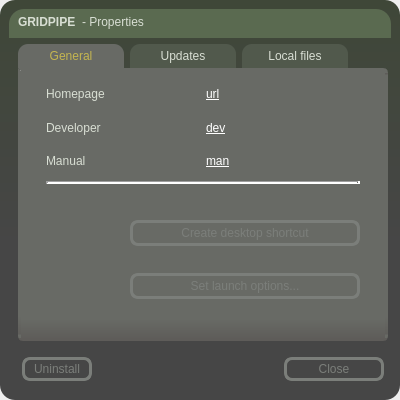
<?xml version="1.0" encoding="UTF-8"?>
<ui version="4.0">
 <class>Dialog</class>
 <widget class="QDialog" name="Dialog">
  <property name="geometry">
   <rect>
    <x>0</x>
    <y>0</y>
    <width>400</width>
    <height>400</height>
   </rect>
  </property>
  <property name="windowTitle">
   <string>Dialog</string>
  </property>
  <layout class="QGridLayout" name="gridLayout">
   <property name="leftMargin">
    <number>0</number>
   </property>
   <property name="topMargin">
    <number>0</number>
   </property>
   <property name="rightMargin">
    <number>0</number>
   </property>
   <property name="bottomMargin">
    <number>0</number>
   </property>
   <item row="0" column="0">
    <widget class="QWidget" name="centralwidget" native="true">
     <property name="styleSheet">
      <string notr="true">#centralwidget{
background-color: rgb(63, 71, 56);
border-radius: 15px;
	background-color: qlineargradient(spread:pad, x1:0.5, y1:0, x2:0.5, y2:1, stop:0 rgba(63, 71, 56, 255), stop:0.610734 rgba(70, 70, 70, 255));
}</string>
     </property>
     <layout class="QGridLayout" name="gridLayout_3">
      <item row="0" column="0" colspan="2">
       <widget class="QFrame" name="f_titlebar">
        <property name="styleSheet">
         <string notr="true">background-color: rgb(90, 106, 80);
border-top-left-radius: 15px;
border-top-right-radius: 15px; 
color: rgb(255, 255, 255);</string>
        </property>
        <property name="frameShape">
         <enum>QFrame::Shape::StyledPanel</enum>
        </property>
        <property name="frameShadow">
         <enum>QFrame::Shadow::Raised</enum>
        </property>
        <layout class="QHBoxLayout" name="horizontalLayout">
         <property name="leftMargin">
          <number>9</number>
         </property>
         <property name="topMargin">
          <number>3</number>
         </property>
         <property name="rightMargin">
          <number>9</number>
         </property>
         <property name="bottomMargin">
          <number>6</number>
         </property>
         <item>
          <widget class="QLabel" name="lb_gamename">
           <property name="styleSheet">
            <string notr="true">color: rgb(216, 222, 211);
font: 700 9pt &quot;Segoe UI&quot;;</string>
           </property>
           <property name="text">
            <string>&lt;html&gt;&lt;head/&gt;&lt;body&gt;&lt;p&gt;&lt;span style=&quot; font-weight:700;&quot;&gt;GRIDPIPE&lt;/span&gt;&lt;/p&gt;&lt;/body&gt;&lt;/html&gt;</string>
           </property>
          </widget>
         </item>
         <item>
          <widget class="QLabel" name="LB_properties">
           <property name="styleSheet">
            <string notr="true">color: rgb(216, 222, 211);
font: 700 9pt &quot;Segoe UI&quot;;</string>
           </property>
           <property name="text">
            <string>- Properties</string>
           </property>
          </widget>
         </item>
         <item>
          <spacer name="horizontalSpacer">
           <property name="orientation">
            <enum>Qt::Orientation::Horizontal</enum>
           </property>
           <property name="sizeHint" stdset="0">
            <size>
             <width>40</width>
             <height>20</height>
            </size>
           </property>
          </spacer>
         </item>
         <item>
          <widget class="QPushButton" name="pb_min">
           <property name="sizePolicy">
            <sizepolicy hsizetype="Minimum" vsizetype="Minimum">
             <horstretch>0</horstretch>
             <verstretch>0</verstretch>
            </sizepolicy>
           </property>
           <property name="maximumSize">
            <size>
             <width>16</width>
             <height>16</height>
            </size>
           </property>
           <property name="styleSheet">
            <string notr="true">QPushButton{
	image: url(:/buttons/buttons/Window-Min.png);
}
QPushButton:hover{
	image: url(:/buttons/buttons/Window-Min-Hover.png);
}</string>
           </property>
           <property name="text">
            <string/>
           </property>
          </widget>
         </item>
         <item>
          <widget class="QPushButton" name="pb_close">
           <property name="maximumSize">
            <size>
             <width>16</width>
             <height>16</height>
            </size>
           </property>
           <property name="styleSheet">
            <string notr="true">QPushButton{
	image: url(:/buttons/buttons/Window-Close.tga);
}
QPushButton::hover{
	image: url(:/buttons/buttons/Window-Close-Hover.png);
}
</string>
           </property>
           <property name="text">
            <string/>
           </property>
          </widget>
         </item>
        </layout>
       </widget>
      </item>
      <item row="2" column="1">
       <widget class="QFrame" name="fr_buttons">
        <property name="minimumSize">
         <size>
          <width>0</width>
          <height>44</height>
         </size>
        </property>
        <property name="styleSheet">
         <string notr="true">background-color: rgba(255, 255, 255, 0);</string>
        </property>
        <property name="frameShape">
         <enum>QFrame::Shape::StyledPanel</enum>
        </property>
        <property name="frameShadow">
         <enum>QFrame::Shadow::Raised</enum>
        </property>
        <layout class="QHBoxLayout" name="horizontalLayout_2">
         <property name="leftMargin">
          <number>6</number>
         </property>
         <property name="topMargin">
          <number>6</number>
         </property>
         <property name="rightMargin">
          <number>6</number>
         </property>
         <property name="bottomMargin">
          <number>6</number>
         </property>
         <item>
          <widget class="QPushButton" name="pb_uninstall">
           <property name="minimumSize">
            <size>
             <width>70</width>
             <height>24</height>
            </size>
           </property>
           <property name="maximumSize">
            <size>
             <width>16777215</width>
             <height>24</height>
            </size>
           </property>
           <property name="styleSheet">
            <string notr="true">QPushButton {
	font: 700 9pt &quot;Segoe UI&quot;;
	color:  #7b7e7a;
    background: transparent;
    background-position: center; /* Center the image */
    background-repeat: no-repeat; /* Prevent tiling */
    border: 3px solid #7b7e7a ; /* Remove button borders to match the image */
	border-radius: 8px;
	padding: 3px;
}</string>
           </property>
           <property name="text">
            <string>Uninstall</string>
           </property>
          </widget>
         </item>
         <item>
          <spacer name="horizontalSpacer_2">
           <property name="orientation">
            <enum>Qt::Orientation::Horizontal</enum>
           </property>
           <property name="sizeHint" stdset="0">
            <size>
             <width>40</width>
             <height>20</height>
            </size>
           </property>
          </spacer>
         </item>
         <item>
          <widget class="QPushButton" name="pb_close_2">
           <property name="minimumSize">
            <size>
             <width>100</width>
             <height>24</height>
            </size>
           </property>
           <property name="maximumSize">
            <size>
             <width>16777215</width>
             <height>24</height>
            </size>
           </property>
           <property name="styleSheet">
            <string notr="true">QPushButton {
	font: 700 9pt &quot;Segoe UI&quot;;
	color:  #7b7e7a;
    background: transparent;
    background-position: center; /* Center the image */
    background-repeat: no-repeat; /* Prevent tiling */
    border: 3px solid #7b7e7a ; /* Remove button borders to match the image */
	border-radius: 8px;
	padding: 3px;
}</string>
           </property>
           <property name="text">
            <string>Close</string>
           </property>
          </widget>
         </item>
        </layout>
       </widget>
      </item>
      <item row="1" column="1">
       <widget class="QTabWidget" name="tw_tabs">
        <property name="autoFillBackground">
         <bool>false</bool>
        </property>
        <property name="styleSheet">
         <string notr="true">QTabWidget {
	background-color: rgb(101, 106, 98);
} 
QTabWidget::pane {
    background-color: #f0f0f0;  /* Light grey background */
	border: 3px solid #686a65;
	border-top: 3px solid #686a65;
	border-left: 3px solid qlineargradient(spread:pad, x1:0.5, y1:0, x2:0.5, y2:1, stop:0.92605 rgba(104, 106, 101, 255), stop:1 rgba(94, 92, 89, 255));
	border-right: 3px solid qlineargradient(spread:pad, x1:0.5, y1:0, x2:0.5, y2:1, stop:0.92605 rgba(104, 106, 101, 255), stop:1 rgba(94, 92, 89, 255));
	border-bottom: 2px solid rgb(94,92,89);
	
	
	border-top-right-radius: 5px; 
	border-bottom-right-radius: 5px; 
	border-bottom-left-radius: 5px; 
	margin-left: 3px;
	margin-right: 3px;
}

QTabBar::tab {
	color: rgb(216, 222, 211);
	font: 700 9pt &quot;Segoe UI&quot;;
	background-color: rgb(81, 89, 76);
	border-top-left-radius: 10px;
	border-top-right-radius: 10px; 
	padding: 5px;
	margin-right: 3px;
	margin-left: 3px;
	width: 96px;
} 

QTabBar::tab:selected { 
  	
	background-color: rgb(104, 106, 101);
	color: rgb(196, 181, 80);
	font: 700 9pt &quot;Segoe UI&quot;;
	

}</string>
        </property>
        <property name="currentIndex">
         <number>0</number>
        </property>
        <widget class="QWidget" name="tab_general">
         <property name="styleSheet">
          <string notr="true">#tab_general{
	background-color: rgb(104, 106, 101);
	background-color: qlineargradient(spread:pad, x1:0.5, y1:0, x2:0.5, y2:1, stop:0.92605 rgba(104, 106, 101, 255), stop:1 rgba(94, 92, 89, 255));
}
</string>
         </property>
         <attribute name="title">
          <string>General</string>
         </attribute>
         <layout class="QGridLayout" name="gridLayout_2">
          <property name="leftMargin">
           <number>25</number>
          </property>
          <property name="rightMargin">
           <number>25</number>
          </property>
          <item row="1" column="1">
           <widget class="QLabel" name="lb_developer">
            <property name="styleSheet">
             <string notr="true">QLabel{
	color: rgb(255, 255, 255);
	font: 700 9pt &quot;Segoe UI&quot;;
	text-decoration: underline;
}</string>
            </property>
            <property name="text">
             <string>dev</string>
            </property>
           </widget>
          </item>
          <item row="2" column="1">
           <widget class="QLabel" name="lb_manual">
            <property name="styleSheet">
             <string notr="true">QLabel{
	color: rgb(255, 255, 255);
	font: 700 9pt &quot;Segoe UI&quot;;
	text-decoration: underline;
}</string>
            </property>
            <property name="text">
             <string>man</string>
            </property>
           </widget>
          </item>
          <item row="3" column="0" colspan="2">
           <widget class="Line" name="line_line">
            <property name="styleSheet">
             <string notr="true">Line{
	background-color: rgb(70, 70, 70);
}</string>
            </property>
            <property name="frameShadow">
             <enum>QFrame::Shadow::Sunken</enum>
            </property>
            <property name="lineWidth">
             <number>3</number>
            </property>
            <property name="midLineWidth">
             <number>0</number>
            </property>
            <property name="orientation">
             <enum>Qt::Orientation::Horizontal</enum>
            </property>
           </widget>
          </item>
          <item row="1" column="0">
           <widget class="QLabel" name="LB_developer">
            <property name="styleSheet">
             <string notr="true">QLabel{
	color: rgb(216, 222, 211);
	font: 700 9pt &quot;Segoe UI&quot;;
}</string>
            </property>
            <property name="text">
             <string>Developer</string>
            </property>
           </widget>
          </item>
          <item row="0" column="1">
           <widget class="QLabel" name="lb_homepage">
            <property name="styleSheet">
             <string notr="true">QLabel{
	color: rgb(255, 255, 255);
	font: 700 9pt &quot;Segoe UI&quot;;
	text-decoration: underline;
}</string>
            </property>
            <property name="text">
             <string>url</string>
            </property>
           </widget>
          </item>
          <item row="2" column="0">
           <widget class="QLabel" name="LB_manual">
            <property name="styleSheet">
             <string notr="true">QLabel{
	color: rgb(216, 222, 211);
	font: 700 9pt &quot;Segoe UI&quot;;
}</string>
            </property>
            <property name="text">
             <string>Manual</string>
            </property>
           </widget>
          </item>
          <item row="0" column="0">
           <widget class="QLabel" name="LB_homepage">
            <property name="styleSheet">
             <string notr="true">QLabel{
	color: rgb(216, 222, 211);
	font: 700 9pt &quot;Segoe UI&quot;;
}</string>
            </property>
            <property name="text">
             <string>Homepage</string>
            </property>
           </widget>
          </item>
          <item row="4" column="0" colspan="2">
           <widget class="QWidget" name="wg_buttons" native="true">
            <property name="minimumSize">
             <size>
              <width>0</width>
              <height>140</height>
             </size>
            </property>
            <property name="layoutDirection">
             <enum>Qt::LayoutDirection::RightToLeft</enum>
            </property>
            <layout class="QVBoxLayout" name="verticalLayout">
             <property name="leftMargin">
              <number>0</number>
             </property>
             <property name="rightMargin">
              <number>0</number>
             </property>
             <item>
              <widget class="QPushButton" name="pb_shortcut">
               <property name="maximumSize">
                <size>
                 <width>230</width>
                 <height>16777215</height>
                </size>
               </property>
               <property name="styleSheet">
                <string notr="true">QPushButton {
	font: 700 9pt &quot;Segoe UI&quot;;
	color:  #7b7e7a;
    background: transparent;
    background-position: center; /* Center the image */
    background-repeat: no-repeat; /* Prevent tiling */
    border: 3px solid #7b7e7a ; /* Remove button borders to match the image */
	border-radius: 8px;
	padding: 3px;
}</string>
               </property>
               <property name="text">
                <string>Create desktop shortcut</string>
               </property>
              </widget>
             </item>
             <item>
              <widget class="QPushButton" name="pb_args">
               <property name="maximumSize">
                <size>
                 <width>230</width>
                 <height>16777215</height>
                </size>
               </property>
               <property name="styleSheet">
                <string notr="true">QPushButton {
	font: 700 9pt &quot;Segoe UI&quot;;
	color:  #7b7e7a;
    background: transparent;
    background-position: center; /* Center the image */
    background-repeat: no-repeat; /* Prevent tiling */
    border: 3px solid #7b7e7a ; /* Remove button borders to match the image */
	border-radius: 8px;
	padding: 3px;
}</string>
               </property>
               <property name="text">
                <string>Set launch options...</string>
               </property>
              </widget>
             </item>
            </layout>
           </widget>
          </item>
         </layout>
        </widget>
        <widget class="QWidget" name="tab_updates">
         <property name="styleSheet">
          <string notr="true">#tab_updates{
	background-color: rgb(104, 106, 101);
	background-color: qlineargradient(spread:pad, x1:0.5, y1:0, x2:0.5, y2:1, stop:0.92605 rgba(104, 106, 101, 255), stop:1 rgba(94, 92, 89, 255));
}
</string>
         </property>
         <attribute name="title">
          <string>Updates</string>
         </attribute>
         <layout class="QGridLayout" name="gridLayout_4">
          <property name="leftMargin">
           <number>25</number>
          </property>
          <property name="rightMargin">
           <number>25</number>
          </property>
          <item row="0" column="0">
           <widget class="QLabel" name="lb_autoupdates">
            <property name="sizePolicy">
             <sizepolicy hsizetype="Preferred" vsizetype="Maximum">
              <horstretch>0</horstretch>
              <verstretch>0</verstretch>
             </sizepolicy>
            </property>
            <property name="styleSheet">
             <string notr="true">QLabel{
	color: rgb(216, 222, 211);
	font: 700 9pt &quot;Segoe UI&quot;;
	margin-top: 15px;
}</string>
            </property>
            <property name="text">
             <string>Automatic updates</string>
            </property>
           </widget>
          </item>
          <item row="1" column="0">
           <widget class="QComboBox" name="cb_updates">
            <property name="styleSheet">
             <string notr="true">QComboBox {
	font: 700 9pt &quot;Segoe UI&quot;;
	color:  #7b7e7a;
    background: transparent;
    background-position: center; /* Center the image */
    background-repeat: no-repeat; /* Prevent tiling */
    border: 3px solid #7b7e7a ; /* Remove button borders to match the image */
	border-radius: 8px;

}</string>
            </property>
            <property name="currentText">
             <string>Do not automatically update this game</string>
            </property>
            <item>
             <property name="text">
              <string>Do not automatically update this game</string>
             </property>
            </item>
           </widget>
          </item>
          <item row="2" column="0">
           <widget class="QLabel" name="label_2">
            <property name="sizePolicy">
             <sizepolicy hsizetype="Preferred" vsizetype="Maximum">
              <horstretch>0</horstretch>
              <verstretch>0</verstretch>
             </sizepolicy>
            </property>
            <property name="styleSheet">
             <string notr="true">QLabel{
	color: rgb(216, 222, 211);
	font: 700 9pt &quot;Segoe UI&quot;;
}</string>
            </property>
            <property name="text">
             <string>(Content for this game will not be automatically acquired.)</string>
            </property>
            <property name="wordWrap">
             <bool>true</bool>
            </property>
           </widget>
          </item>
          <item row="3" column="0">
           <widget class="QLabel" name="lb_history">
            <property name="styleSheet">
             <string notr="true">QLabel{
	color: rgb(255, 255, 255);
	font: 700 9pt &quot;Segoe UI&quot;;
	text-decoration: underline;
}</string>
            </property>
            <property name="text">
             <string>update history</string>
            </property>
           </widget>
          </item>
         </layout>
        </widget>
        <widget class="QWidget" name="tab_files">
         <property name="styleSheet">
          <string notr="true">#tab_files{
	background-color: rgb(104, 106, 101);
	background-color: qlineargradient(spread:pad, x1:0.5, y1:0, x2:0.5, y2:1, stop:0.92605 rgba(104, 106, 101, 255), stop:1 rgba(94, 92, 89, 255));
}
</string>
         </property>
         <attribute name="title">
          <string>Local files</string>
         </attribute>
         <layout class="QGridLayout" name="gridLayout_5">
          <property name="leftMargin">
           <number>25</number>
          </property>
          <property name="rightMargin">
           <number>25</number>
          </property>
          <item row="0" column="0">
           <widget class="QLabel" name="label">
            <property name="sizePolicy">
             <sizepolicy hsizetype="Preferred" vsizetype="Maximum">
              <horstretch>0</horstretch>
              <verstretch>0</verstretch>
             </sizepolicy>
            </property>
            <property name="styleSheet">
             <string notr="true">QLabel{
	color: rgb(216, 222, 211);
	font: 700 9pt &quot;Segoe UI&quot;;
	margin-top: 15px;
}</string>
            </property>
            <property name="text">
             <string>Disk usage</string>
            </property>
           </widget>
          </item>
          <item row="0" column="1">
           <widget class="QLabel" name="label_3">
            <property name="sizePolicy">
             <sizepolicy hsizetype="Preferred" vsizetype="Maximum">
              <horstretch>0</horstretch>
              <verstretch>0</verstretch>
             </sizepolicy>
            </property>
            <property name="styleSheet">
             <string notr="true">QLabel{
	color: rgb(216, 222, 211);
	font: 700 9pt &quot;Segoe UI&quot;;
	margin-top: 15px;
}</string>
            </property>
            <property name="text">
             <string>&lt; none &gt;</string>
            </property>
           </widget>
          </item>
          <item row="1" column="0" colspan="2">
           <widget class="QWidget" name="wg_buttons_2" native="true">
            <widget class="QPushButton" name="pushButton">
             <property name="geometry">
              <rect>
               <x>0</x>
               <y>70</y>
               <width>256</width>
               <height>24</height>
              </rect>
             </property>
             <property name="minimumSize">
              <size>
               <width>256</width>
               <height>0</height>
              </size>
             </property>
             <property name="styleSheet">
              <string notr="true">QPushButton {
	font: 700 9pt &quot;Segoe UI&quot;;
	color:  #7b7e7a;
    background: transparent;
    background-position: center; /* Center the image */
    background-repeat: no-repeat; /* Prevent tiling */
    border: 3px solid #7b7e7a ; /* Remove button borders to match the image */
	border-radius: 8px;
	padding: 3px;
}</string>
             </property>
             <property name="text">
              <string>Delete local game content...</string>
             </property>
            </widget>
            <widget class="QPushButton" name="pushButton_2">
             <property name="geometry">
              <rect>
               <x>0</x>
               <y>40</y>
               <width>256</width>
               <height>24</height>
              </rect>
             </property>
             <property name="minimumSize">
              <size>
               <width>256</width>
               <height>0</height>
              </size>
             </property>
             <property name="styleSheet">
              <string notr="true">QPushButton {
	font: 700 9pt &quot;Segoe UI&quot;;
	color:  #7b7e7a;
    background: transparent;
    background-position: center; /* Center the image */
    background-repeat: no-repeat; /* Prevent tiling */
    border: 3px solid #7b7e7a ; /* Remove button borders to match the image */
	border-radius: 8px;
	padding: 3px;
}</string>
             </property>
             <property name="text">
              <string>Backup game files...</string>
             </property>
            </widget>
            <widget class="QPushButton" name="pushButton_4">
             <property name="geometry">
              <rect>
               <x>0</x>
               <y>100</y>
               <width>256</width>
               <height>24</height>
              </rect>
             </property>
             <property name="minimumSize">
              <size>
               <width>256</width>
               <height>0</height>
              </size>
             </property>
             <property name="styleSheet">
              <string notr="true">QPushButton {
	font: 700 9pt &quot;Segoe UI&quot;;
	color:  #7b7e7a;
    background: transparent;
    background-position: center; /* Center the image */
    background-repeat: no-repeat; /* Prevent tiling */
    border: 3px solid #7b7e7a ; /* Remove button borders to match the image */
	border-radius: 8px;
	padding: 3px;
}</string>
             </property>
             <property name="text">
              <string>Verify integrity of game cache...</string>
             </property>
            </widget>
           </widget>
          </item>
         </layout>
        </widget>
       </widget>
      </item>
     </layout>
    </widget>
   </item>
  </layout>
 </widget>
 <resources>
  <include location="../../assets/assets.qrc"/>
 </resources>
 <connections/>
</ui>
